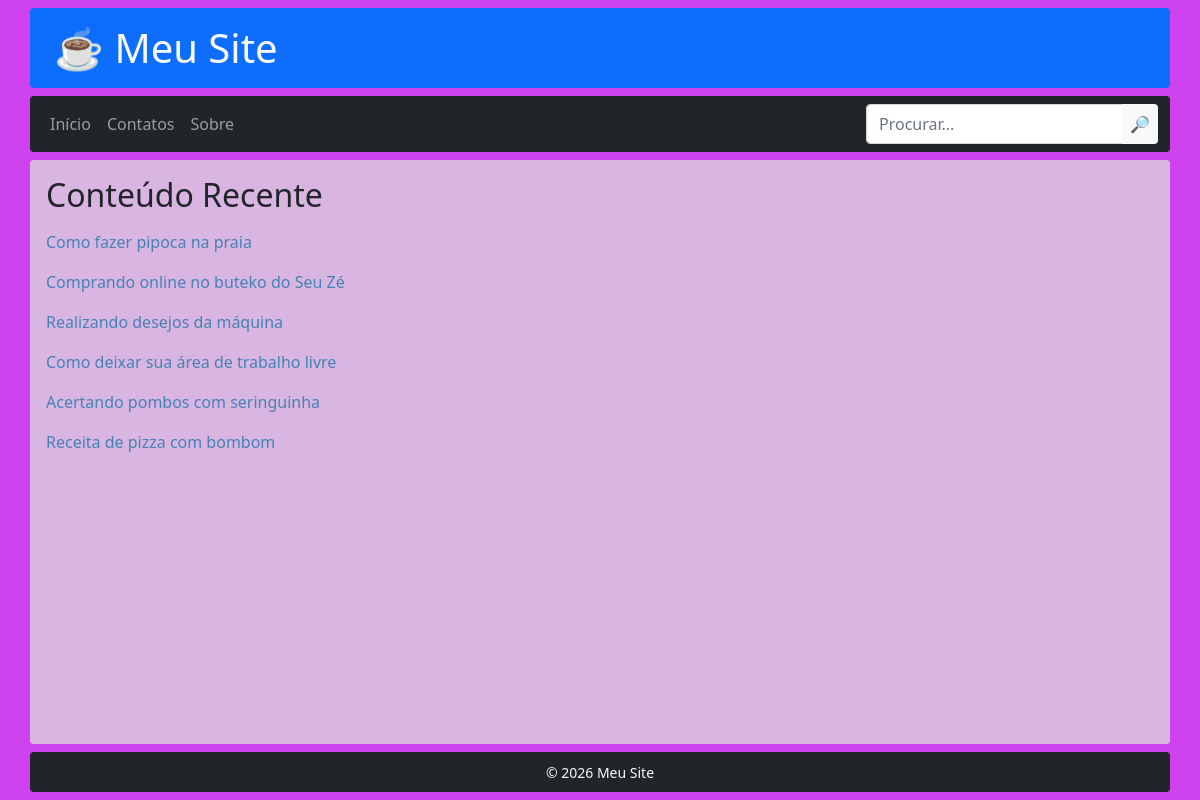
The page / on the database its author committed.
### tables this page shows
CREATE TABLE content (
	c_id INTEGER PRIMARY KEY AUTOINCREMENT,
    c_created_at TEXT DEFAULT CURRENT_TIMESTAMP,
    c_title TEXT NOT NULL,
    c_text TEXT,
    c_status TEXT CHECK (c_status IN ('on', 'off', 'del')) DEFAULT 'on',
    c_owner INTEGER,
    FOREIGN KEY (c_owner) REFERENCES fbuser (u_id)
);

### app.py (the view)
@app.route("/")
def index():
    with sqlite3.connect('database.db') as conn:
        conn.row_factory = sqlite3.Row
        contents = conn.execute('''
            SELECT
                c_id,
                c_title,
                substr(c_text, 1, 50) || '...' as c_resume
            FROM content
                WHERE c_status = 'on'
                ORDER BY c_created_at DESC;
        ''').fetchall()
    total = len(contents)
    return render_template(
        "home.html",
        tag_title=sitename,
        contents=contents,
        total=total
    )

### app.py (called while the page is built)
@app.context_processor
def inject_globals():
    return {
        "sitename": sitename
    }

### templates/home.html
{% extends '_base.html' %}
{% block content %}
<section>
    <h2 class="m-0 py-3">Conteúdo Recente</h2>
    {% if total == 0 %}
    <div class="alert alert-light text-center">
        Nenhum conteúdo disponível. Envie o seu!
    </div>
    {% else %}
        {% for content in contents %}
            <p><a href="{{ url_for('view', content_id=content.c_id)}}">{{ content.c_title }}</a></p>
        {% endfor %}
    {% endif %}
</section>
{% endblock %}

### templates/_base.html (shortened to what this page needs)
<!DOCTYPE html>
<html lang="pt-br">
<head>
    <link href="https://cdn.jsdelivr.net/npm/bootstrap@5.0.2/dist/css/bootstrap.min.css" rel="stylesheet">
    <link rel="stylesheet" href="{{ url_for('static', filename='css/base.css') }}">
</head>
<body class="m-0 p-2 d-flex flex-column min-vh-100">
    <header class="container p-3 bg-primary text-white rounded d-flex align-items-center justify-content-between">
        <a href="{{ url_for('index') }}" class="ps-2">
            <h1 class="d-inline text-light">
                <span class="text-light">&#9749;</span> {{ sitename }}
            </h1>
        </a>
    </header>
    <nav class="container mt-2 navbar navbar-expand-sm bg-dark navbar-dark rounded px-0">
        <div class="container-fluid">
            <div class="collapse navbar-collapse" id="mynavbar">
                <ul class="navbar-nav me-auto mt-3 mt-sm-0">
                    <li class="nav-item"><a class="nav-link" href="{{ url_for('index') }}">Início</a></li>
                    <li class="nav-item"><a class="nav-link" href="{{ url_for('contacts') }}">Contatos</a></li>
                    <li class="nav-item"><a class="nav-link" href="{{ url_for('about') }}">Sobre</a></li>
                </ul>
                <form class="d-flex mt-3 mt-sm-0" method="get">
                    <div class="input-group">
                        <input class="form-control" type="text" name="q" placeholder="Procurar..." required>
                        <button class="btn btn-primary bg-light border-0 p-2" type="submit">🔎</button>
                    </div>
                </form>
            </div>
        </div>
    </nav>
    <main class="container px-3 mt-2 rounded flex-grow-1">
        {% block content %}{% endblock %}
    </main>
    <footer class="container mt-2 bg-dark text-light p-2 rounded text-center">
        <small>&copy; 2026 {{ sitename }}</small>
    </footer>
</body>
</html>

### static/css/base.css (style rules this page uses)
body { background-attachment: fixed; background-color: rgb(207, 66, 239); background-position: center; background-repeat: no-repeat; background-size: cover; }
main { background-color: rgba(220, 220, 220, 0.75); }
a { color: steelblue; text-decoration: none; }
header a { text-decoration: none; }

### rows shown on the page
content: c_title "Como fazer pipoca na praia"
content: c_title "Comprando online no buteko do Seu Zé"
content: c_title "Realizando desejos da máquina"
content: c_title "Como deixar sua área de trabalho livre"
content: c_title "Acertando pombos com seringuinha"
content: c_title "Receita de pizza com bombom"

### other values the page prints
{{ sitename }} "Meu Site"
